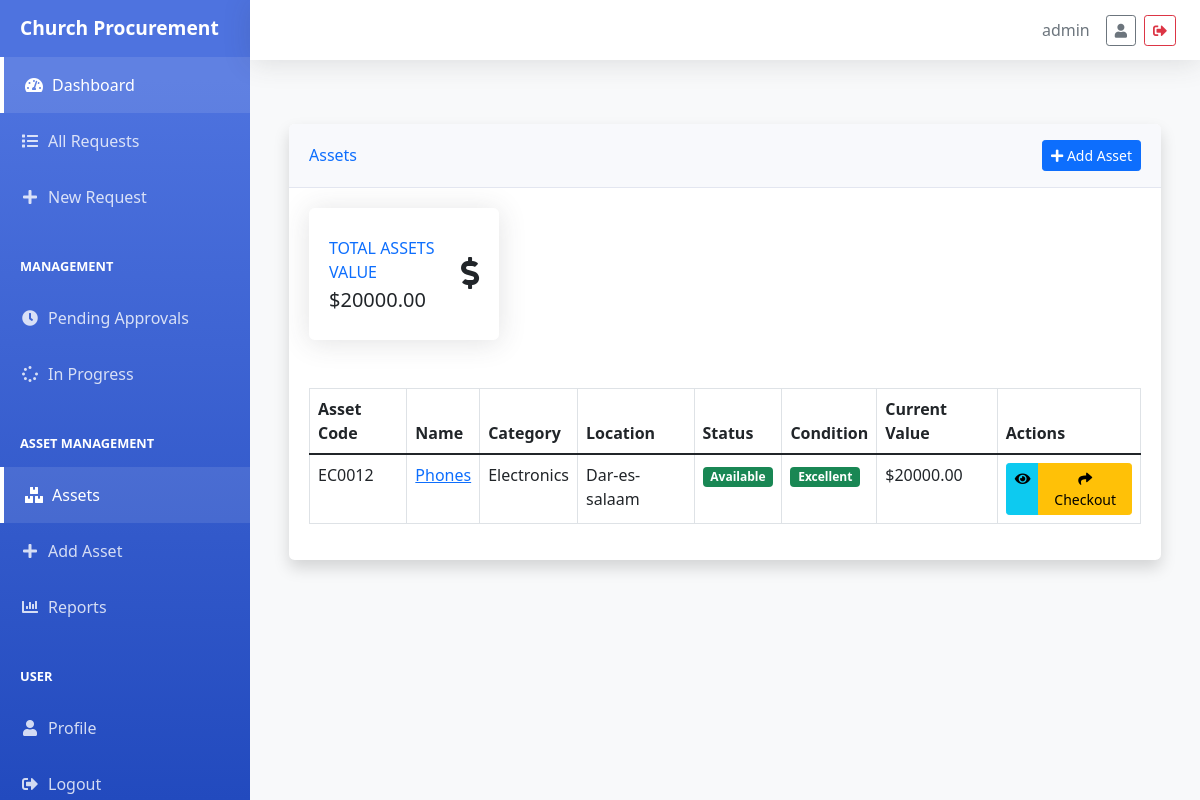
Before: /procurement/assets/ (signed in) with the older database file.
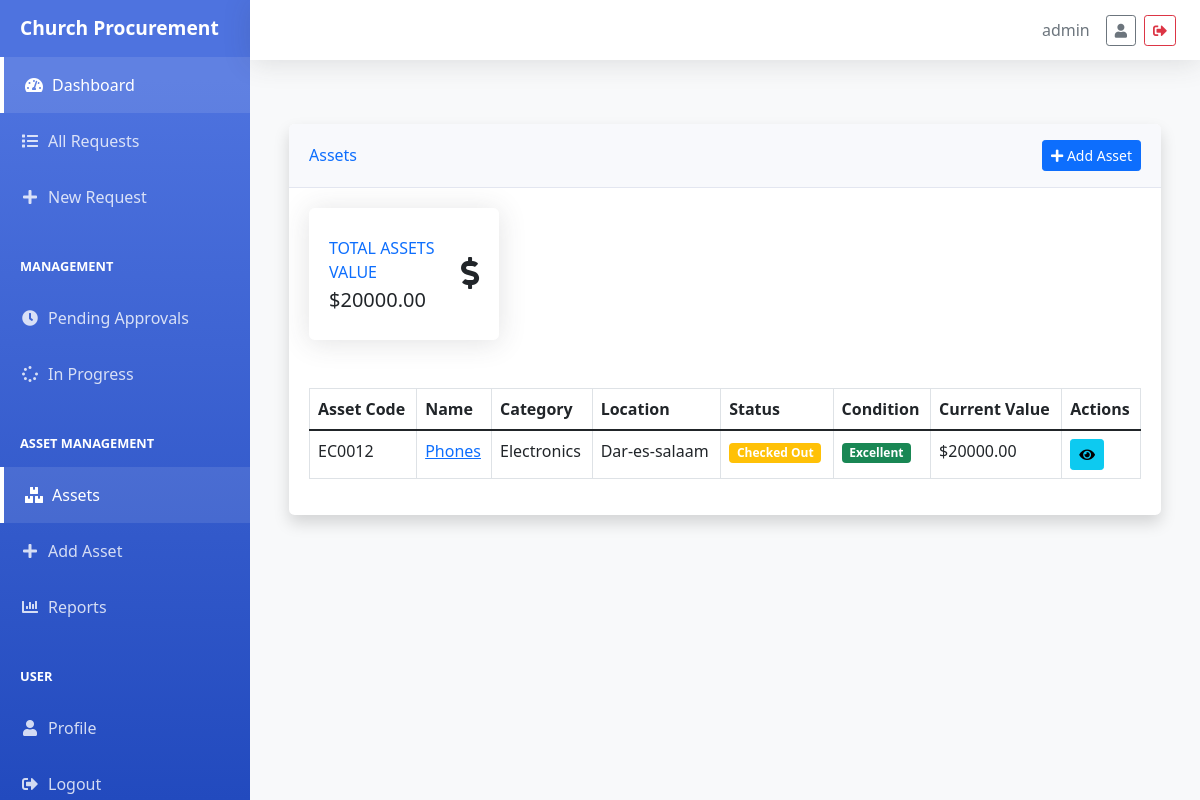
After: the same page with the newer database file.
### procurement/models/asset.py (models this page shows, shortened)
class Asset(models.Model):
    CONDITION_CHOICES = [
        ('EXCELLENT', 'Excellent'),
        ('GOOD', 'Good'),
        ('FAIR', 'Fair'),
        ('POOR', 'Poor'),
        ('DAMAGED', 'Damaged'),
    ]
    STATUS_CHOICES = [
        ('AVAILABLE', 'Available'),
        ('CHECKED_OUT', 'Checked Out'),
        ('MAINTENANCE', 'Under Maintenance'),
        ('RETIRED', 'Retired'),
    ]
    name = models.CharField(max_length=200)
    asset_code = models.CharField(max_length=50, unique=True)
    category = models.ForeignKey(AssetCategory, on_delete=models.PROTECT)
    description = models.TextField()
    purchase_date = models.DateField()
    purchase_value = models.DecimalField(max_digits=10, decimal_places=2)
    current_value = models.DecimalField(max_digits=10, decimal_places=2)
    condition = models.CharField(max_length=20, choices=CONDITION_CHOICES)
    status = models.CharField(max_length=20, choices=STATUS_CHOICES, default='AVAILABLE')
    location = models.CharField(max_length=100)
    last_maintained = models.DateField(null=True, blank=True)
    notes = models.TextField(blank=True)
    created_at = models.DateTimeField(auto_now_add=True)
    updated_at = models.DateTimeField(auto_now=True)

class AssetCategory(models.Model):
    name = models.CharField(max_length=100)
    description = models.TextField(blank=True)
    class Meta:
        verbose_name_plural = "Asset Categories"

### procurement/views/asset_views.py (the view)
# urls.py: path('assets/', AssetListView.as_view(), name='asset_list'),
class AssetListView(LoginRequiredMixin, ListView):
    model = Asset
    template_name = 'procurement/asset/asset_list.html'
    context_object_name = 'assets'
    def get_context_data(self, **kwargs):
        context = super().get_context_data(**kwargs)
        context['total_value'] = Asset.objects.exclude(status='RETIRED').aggregate(
            total=Sum('current_value')
        )['total'] or 0
        return context

### procurement/templates/procurement/asset/asset_list.html (shortened to what the changed rows need)
{% extends 'base.html' %}
{% block content %}
<div class="container-fluid py-4">
    <div class="row mb-4">
        <div class="col">
            <div class="card shadow">
                <div class="card-body">
                    <div class="table-responsive">
                        <table class="table table-bordered table-hover">
                            <thead>
                                <tr>
                                    <th>Asset Code</th>
                                    <th>Name</th>
                                    <th>Category</th>
                                    <th>Location</th>
                                    <th>Status</th>
                                    <th>Condition</th>
                                    <th>Current Value</th>
                                    <th>Actions</th>
                                </tr>
                            </thead>
                            <tbody>
                                {% for asset in assets %}
                                <tr>
                                    <td>{{ asset.asset_code }}</td>
                                    <td>
                                        <a href="{% url 'procurement:asset_detail' asset.pk %}">{{ asset.name }}</a>
                                    </td>
                                    <td>{{ asset.category.name }}</td>
                                    <td>{{ asset.location }}</td>
                                    <td>
                                        <span class="badge {% if asset.status == 'AVAILABLE' %}bg-success
                                            {% elif asset.status == 'CHECKED_OUT' %}bg-warning
                                            {% elif asset.status == 'MAINTENANCE' %}bg-info
                                            {% else %}bg-secondary{% endif %}">
                                            {{ asset.get_status_display }}
                                        </span>
                                    </td>
                                    <td>
                                        <span class="badge {% if asset.condition == 'EXCELLENT' %}bg-success
                                            {% elif asset.condition == 'GOOD' %}bg-info
                                            {% elif asset.condition == 'FAIR' %}bg-warning
                                            {% else %}bg-danger{% endif %}">
                                            {{ asset.get_condition_display }}
                                        </span>
                                    </td>
                                    <td>${{ asset.current_value|floatformat:2 }}</td>
                                    <td>
                                        <div class="btn-group" role="group">
                                            <a href="{% url 'procurement:asset_detail' asset.pk %}"
                                               class="btn btn-info btn-sm">
                                                <i class="fas fa-eye"></i>
                                            </a>
                                            {% if asset.status == 'AVAILABLE' %}
                                            <a href="{% url 'procurement:asset_checkout' asset.pk %}"
                                               class="btn btn-warning btn-sm">
                                                <i class="fas fa-share"></i> Checkout
                                            </a>
                                            {% endif %}
                                        </div>
                                    </td>
                                </tr>
                                {% empty %}
                                <tr>
                                    <td colspan="8" class="text-center">No assets found.</td>
                                </tr>
                                {% endfor %}
                            </tbody>
                        </table>
                    </div>
                </div>
            </div>
        </div>
    </div>
</div>
{% endblock %}

Changed rows visible on the page:
changed Asset "EC0012": status "Available" → "Checked Out"; no longer shows "Checkout"
